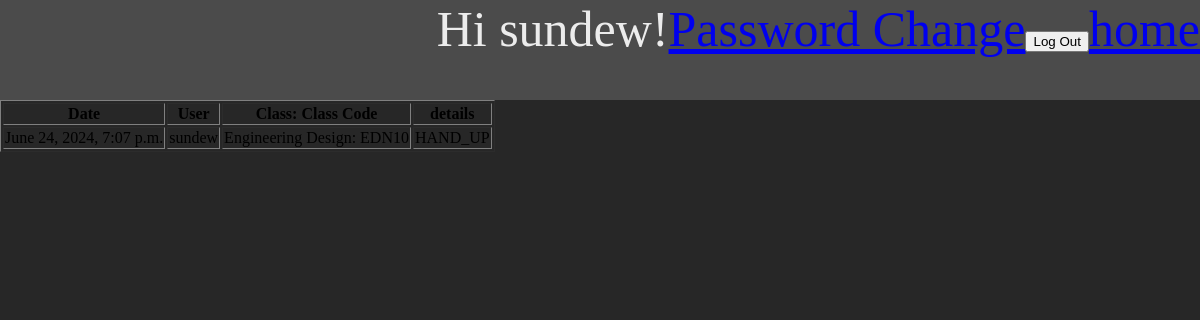
Screenshot of /fullStudentLog/ (signed in) with the database file from the repository.
### StudentSupport/models.py (models this page shows, shortened)
class StudentHelpLog(models.Model):
    user = models.ForeignKey(Account, on_delete=models.CASCADE)
    datelogged = models.DateTimeField("Date Logged", default=pytz.utc.localize(datetime.datetime.now()))
    classes = models.ForeignKey(Classes, on_delete=models.CASCADE)
    reason = models.CharField(max_length=9, choices=Reason_lsit)

### accounts/models.py (models this page shows, shortened)
class Account(models.Model):
    user = models.OneToOneField(User, on_delete= models.CASCADE)
    IsTeacher = models.BooleanField("Is Teacher", default=False)
    Grade = models.IntegerField('Grade', null=True)

class Classes(models.Model):
    ClassName = models.CharField(max_length=100, null=True)
    Subject = models.CharField(max_length=50, null=True)
    id = models.AutoField(primary_key=True)
    ClassCode = models.CharField(max_length=6, null=True, verbose_name="Class Code")
    ClassJoinCode = models.CharField(max_length=6, null=True, unique=True, verbose_name="join Code")
    Teachers = models.ManyToManyField(User)

### StudentSupport/logger.py (the view)
# urls.py: path('fullStudentLog/', Logger.getFullStudentHelpLog),
@user_passes_test(is_on_group_check('teacher'))
def getFullStudentHelpLog(request):
    print('test')
    print(is_on_group_check('teacher'))
    log_data = StudentHelpLog.objects.all()
    return render(request, 'StudentHelpLog.html', {'Logs': log_data})

### StudentSupport/utils.py (called while the page is built)
def is_on_group_check(*groups):
    def on_group_check(user):
        if user.groups is None:
            return False
        return user.groups.filter(name__in=groups).exists()
    return on_group_check

### templates/StudentHelpLog.html (shortened to what this page needs)
{% extends "base.html" %}
{% block content %}
    <table border="1">
        <thead>
            <tr>
                <th>Date</th>
                <th>User</th>
                <th>Class: Class Code</th>
                <th>details</th>
            </tr>
        </thead>
        <tbody>
            {% for log in Logs %}
            <tr>
                <td>{{ log.datelogged }}</td>
                <td>{{ log.user.user.username }}</td>
                <td>{{ log.classes.ClassName }}: {{ log.classes.ClassCode }}</td>
                <td>{{ log.reason }}</td>
            </tr>
            {% endfor %}
        </tbody>
    </table>
{% endblock %}

### templates/base.html (shortened to what this page needs)
{% load static %}
<!DOCTYPE html>
<html>
<head>
</head>
<body>
  <link rel="stylesheet" href="{% static 'base.css' %}">
  <main>
    {% if user.is_authenticated %}
    <div id="navbar">
      <p>Hi {{ user.username }}!</p>
      <p><a href="{% url 'password_change' %}">Password Change</a></p>
      <form action="{% url 'logout' %}" method="post">
        <button type="submit">Log Out</button>
      </form>
      <a href="/">home</a>
    </div>
    {% endif %}
    <div id="content">
      {% block content %}
      {% endblock %}
    </div>
  </main>
</body>
</html>

### production/base.css (style rules this page uses)
body { background-color: rgb(39, 39, 39); }
#navbar { background-color: rgb(75, 75, 75); color: rgb(236, 236, 236); height: 100px; font-size: 50px; display: flex; justify-content: flex-end; }
#navbar button { align-self: right; }
* { margin: 0; text-align: center; }

### rows the page displays
StudentHelpLog: datelogged "June 24, 2024, 7:07 p.m.", user.user.username "sundew", classes.ClassName "Engineering Design", classes.ClassCode "EDN10", reason "HAND_UP"

### other values shown
{{ user.username }} "sundew"
